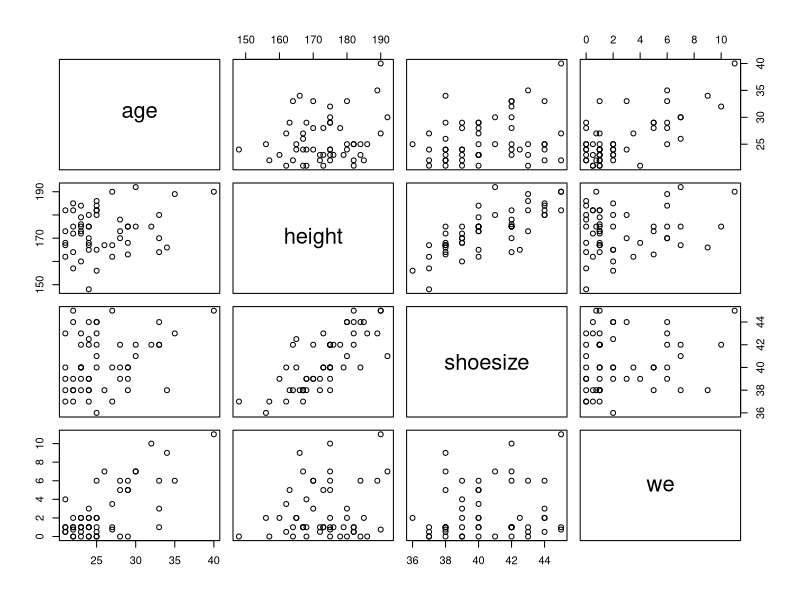
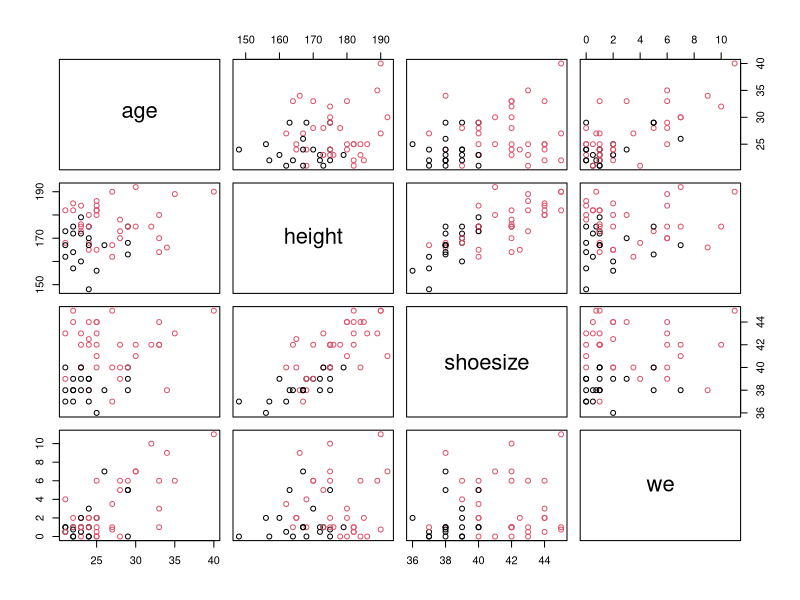
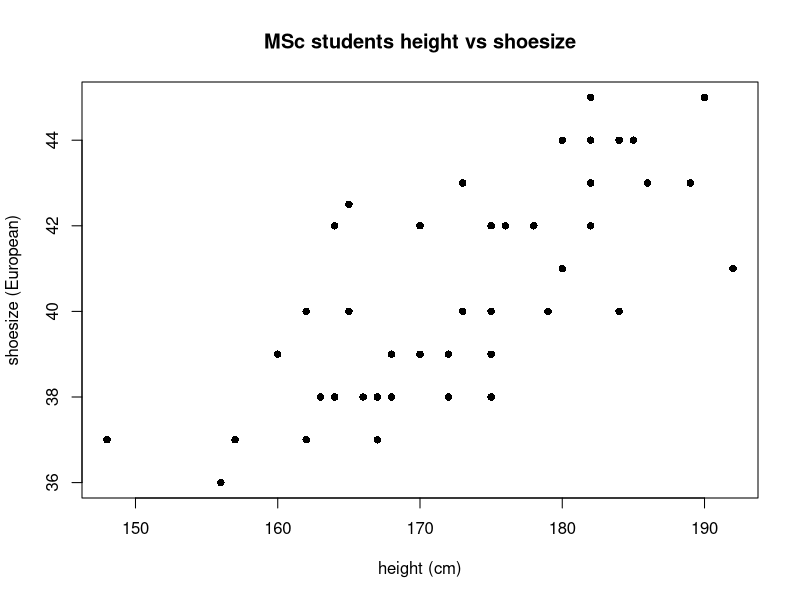
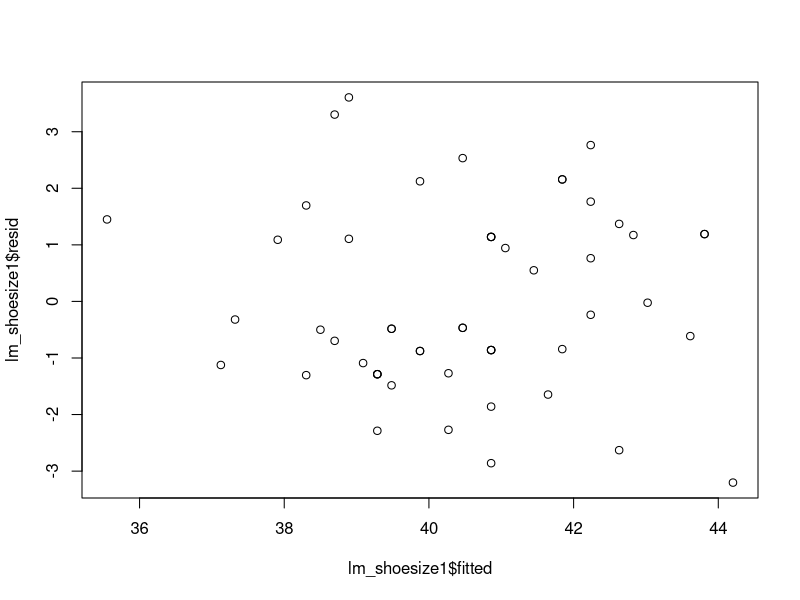
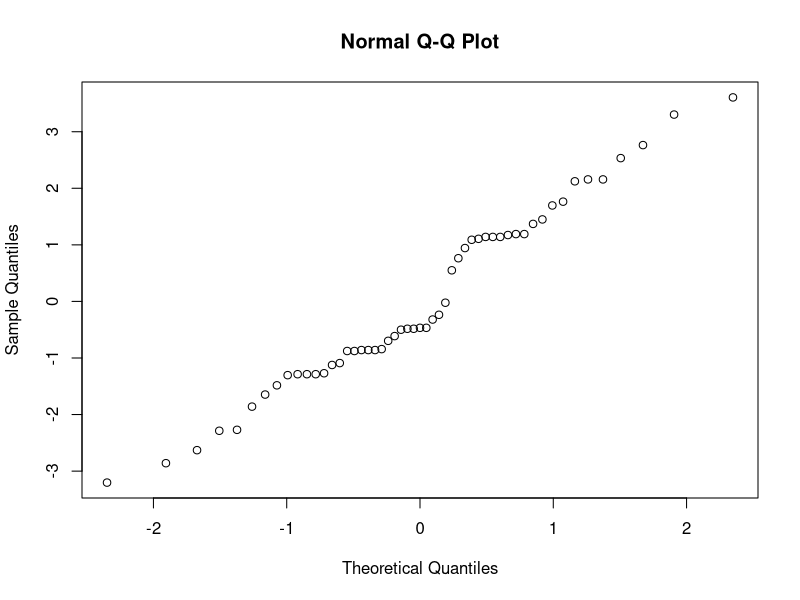

The R source for these figures, in order:
# Read the data into a data-frame; first line contains column headers
MScData <- read.table(file="MSc2020.txt", header=TRUE)

# check out the first 5 lines of data
head(x=MScData, n=5)

# Visualise the relations between age, shoesize, height, and working experience (we)
pairs(x = MScData[,c("age", "height", "shoesize", "we")])

# find the Pearson correlation coefficients between these variables
cor(x = MScData[,c("age", "height", "shoesize", "we")], method="pearson")

# are these correlations different from zero? 
with(MScData, cor.test(age, we, method = "pearson"))
with(MScData, cor.test(height, shoesize, method = "pearson"))

# Colour dots by sex to illustrate how to make such graphs
pairs(MScData[,c("age", "height", "shoesize", "we")], col=MScData$gender)

## Plot shoesize vs height
with(MScData, plot(shoesize ~ height, 
                   main = "MSc students height vs shoesize", 
                   xlab="height (cm)", 
                   ylab="shoesize (European)",
                   pch=16) )  # use filled circles rather than open circles

cor(MScData$height, MScData$shoesize, method="pearson")
cor(MScData$height, MScData$shoesize, method="spearman")

# linear least squares regression shoesize by height
# Note the structure for formula =. 
# It is always: dependent ~ independent 
lm_shoesize1 <- lm(formula = shoesize ~ height, data = MScData)
summary(lm_shoesize1)

lm_shoesize1short <- lm(shoesize ~ height, data = MScData)
summary(lm_shoesize1short)

# 0.95 confidence interval
confint(object = lm_shoesize1, level = 0.95)

# 0.95 confidence interval for mean shoe size at height of 175
# First create the object newHeight to use it in the predict-function
newHeight<-data.frame(height = 175)   
predict(object = lm_shoesize1,
        newdata = newHeight,
        se.fit = TRUE,
        interval = "confidence",
        level= 0.95)

# diagnostic plots for regression model
# (1) residuals vs fitted values
plot(lm_shoesize1$resid ~ lm_shoesize1$fitted)
# (2) qqplot of residuals
qqnorm(lm_shoesize1$resid)
